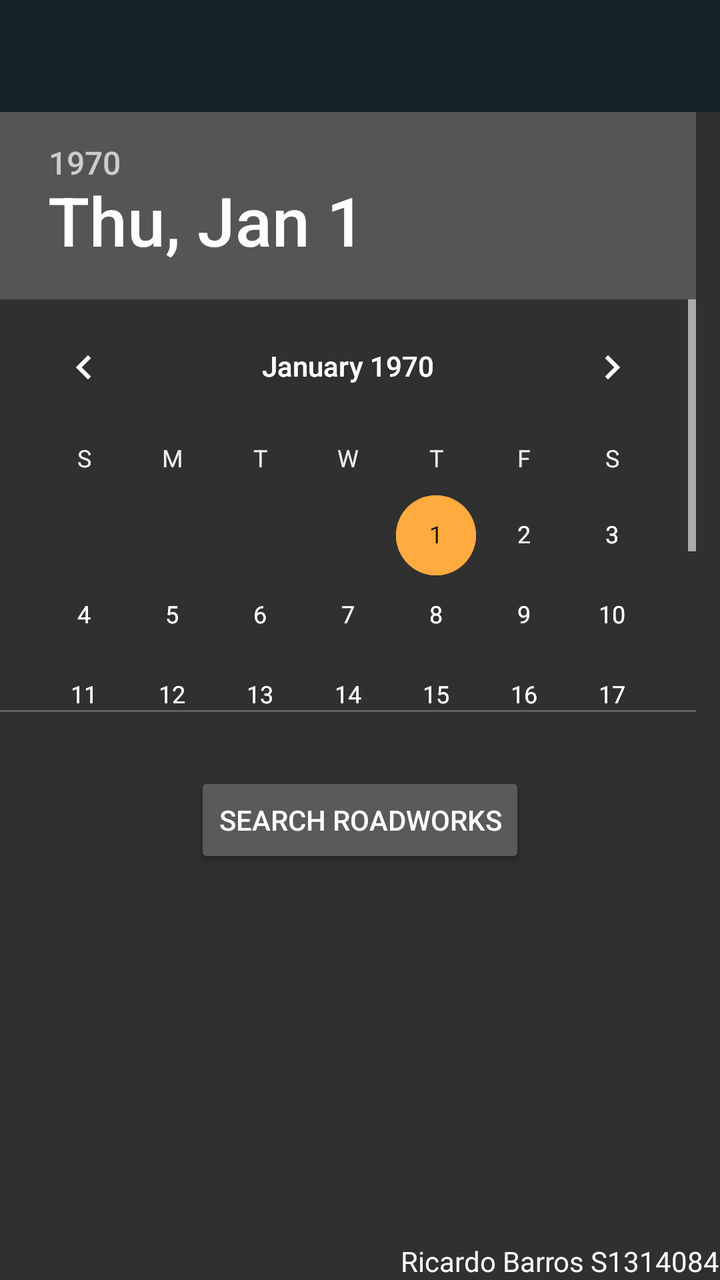
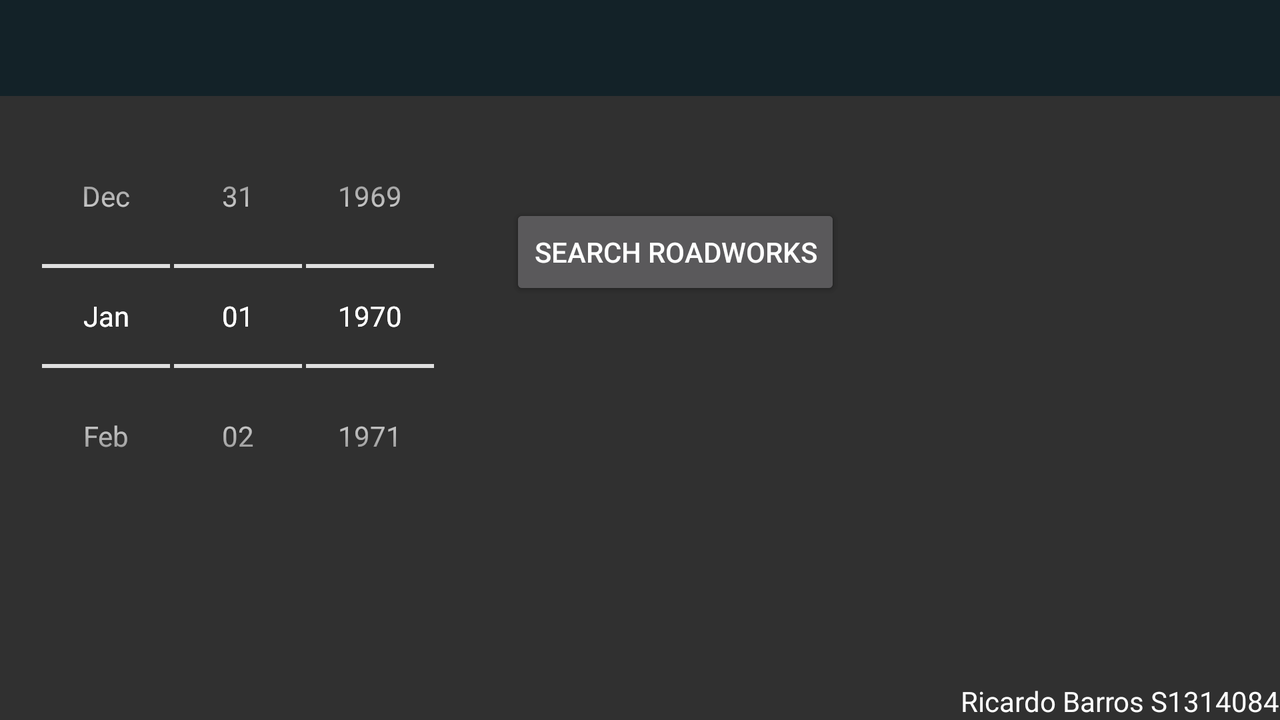

The same Android screen from two of the app's own layout files: first res/layout/ as a phone draws it, then the author's variant for another configuration, drawn on a device whose configuration selects that folder. Both files follow.
<!-- AndroidManifest.xml: application theme MaterialTheme -->
<!-- res/layout/activity_tabs2.xml -->
<?xml version="1.0" encoding="utf-8"?>
<LinearLayout xmlns:android="http://schemas.android.com/apk/res/android"
    android:layout_width="match_parent"
    android:layout_height="match_parent"
    android:orientation="vertical">



    <android.support.v7.widget.Toolbar
        android:layout_width="match_parent"
        android:layout_height="wrap_content"
        android:background="#132228" />


    <TabHost
        android:layout_width="match_parent"
        android:layout_height="wrap_content"
        android:id="@+id/tabHost"
        android:layout_weight="1">

        <LinearLayout
            android:layout_width="match_parent"
            android:layout_height="match_parent"
            android:orientation="vertical">

            <TabWidget
                android:id="@android:id/tabs"
                android:layout_width="match_parent"
                android:layout_height="wrap_content"
                android:background="#3f606e">

            </TabWidget>

            <FrameLayout
                android:id="@android:id/tabcontent"
                android:layout_width="match_parent"
                android:layout_height="match_parent">

                <LinearLayout
                    android:id="@+id/linearLayout2"
                    android:layout_width="match_parent"
                    android:layout_height="match_parent"
                    android:orientation="vertical">

                    <DatePicker
                        android:id="@+id/roadWorksDatePicker"
                        android:layout_width="match_parent"
                        android:layout_height="300dp"
                        android:spinnersShown="false"
                        android:calendarViewShown="true"
                        android:layout_gravity="center"
                        />

                    <ProgressBar
                        style="?android:attr/progressBarStyleLarge"
                        android:layout_width="wrap_content"
                        android:layout_height="wrap_content"
                        android:id="@+id/progressBar"
                        android:layout_gravity="center_horizontal"
                        android:indeterminateOnly="false" />

                    <Button
                        android:id="@+id/searchRoadWorks"
                        android:layout_width="wrap_content"
                        android:layout_height="wrap_content"
                        android:text="Search Roadworks"
                        android:layout_gravity="center"
                        android:layout_marginTop="30dp"
                        />

                    <TextView
                        android:layout_width="wrap_content"
                        android:layout_height="wrap_content"
                        android:text=""
                        android:textSize="20dp"
                        android:layout_gravity="center"
                        android:padding="10dp"
                        android:id="@+id/noRoadworks"/>

                </LinearLayout>

                <LinearLayout
                    android:id="@+id/linearLayout3"
                    android:layout_width="match_parent"
                    android:layout_height="match_parent"
                    android:orientation="vertical">

                    <DatePicker
                        android:id="@+id/plannedWorksDatePicker"
                        android:layout_width="match_parent"
                        android:layout_height="300dp"
                        android:spinnersShown="false"
                        android:calendarViewShown="true"
                        android:layout_gravity="center"
                        />

                    <Button
                        android:id="@+id/searchPlannedWorks"
                        android:layout_width="wrap_content"
                        android:layout_height="wrap_content"
                        android:text="Search Roadworks"
                        android:layout_gravity="center"
                        android:layout_marginTop="30dp"
                        />
                    <TextView
                        android:layout_width="wrap_content"
                        android:layout_height="wrap_content"
                        android:text=""
                        android:textSize="20dp"
                        android:layout_gravity="center"
                        android:padding="10dp"
                        android:id="@+id/noPlannedRoadworks"/>



                </LinearLayout>


            </FrameLayout>
        </LinearLayout>
    </TabHost>

    <TextView
        android:layout_width="wrap_content"
        android:layout_height="wrap_content"
        android:text="Ricardo Barros S1314084"
        android:textColor="#ffffffff"
        android:layout_gravity="end"/>
</LinearLayout>
<!-- resources referenced by this layout -->
<resources>
  <style name="MaterialTheme" parent="@style/Theme.AppCompat.NoActionBar">
  
  
      </style>
</resources>
<!-- res/layout-land/activity_tabs2.xml (the author's variant of the layout above) -->
<!-- drawn on the phone turned sideways -->
<?xml version="1.0" encoding="utf-8"?>
<LinearLayout xmlns:android="http://schemas.android.com/apk/res/android"
    android:layout_width="match_parent"
    android:layout_height="match_parent"
    android:orientation="vertical">



    <android.support.v7.widget.Toolbar
        android:layout_width="match_parent"
        android:layout_height="wrap_content"
        android:background="#132228" />


    <TabHost
        android:layout_width="match_parent"
        android:layout_height="wrap_content"
        android:id="@+id/tabHost"
        android:layout_weight="1">

        <LinearLayout
            android:layout_width="match_parent"
            android:layout_height="match_parent"
            android:orientation="vertical">

            <TabWidget
                android:id="@android:id/tabs"
                android:layout_width="match_parent"
                android:layout_height="wrap_content"
                android:background="#3f606e">

            </TabWidget>

            <FrameLayout
                android:id="@android:id/tabcontent"
                android:layout_width="match_parent"
                android:layout_height="match_parent">

                <RelativeLayout
                    android:id="@+id/linearLayout2"
                    android:layout_width="match_parent"
                    android:layout_height="match_parent"
                    >

                    <DatePicker
                        android:id="@+id/roadWorksDatePicker"
                        android:layout_width="wrap_content"
                        android:layout_height="wrap_content"
                        android:spinnersShown="false"
                        android:calendarViewShown="false"
                        style="@android:style/Widget.DatePicker"
                        android:padding="20dp"
                        />

                    <ProgressBar
                        style="?android:attr/progressBarStyleLarge"
                        android:layout_width="wrap_content"
                        android:layout_height="wrap_content"
                        android:id="@+id/progressBar"
                        android:layout_gravity="center_horizontal"
                        android:indeterminateOnly="false" />

                    <TextView
                        android:layout_width="wrap_content"
                        android:layout_height="wrap_content"
                        android:text=""
                        android:textSize="20dp"
                        android:layout_gravity="bottom"
                        android:padding="10dp"
                        android:id="@+id/noRoadworks"
                        android:layout_alignParentBottom="true"
                        android:layout_centerHorizontal="true"
                        android:layout_marginBottom="22dp" />

                    <Button
                        android:id="@+id/searchRoadWorks"
                        android:layout_width="wrap_content"
                        android:layout_height="wrap_content"
                        android:text="Search Roadworks"

                        android:layout_marginTop="54dp"
                        android:layout_below="@+id/progressBar"
                        android:layout_toEndOf="@+id/roadWorksDatePicker"
                        android:layout_marginStart="17dp" />

                </RelativeLayout>

                <RelativeLayout
                    android:id="@+id/linearLayout3"
                    android:layout_width="match_parent"
                    android:layout_height="match_parent"
                    android:orientation="horizontal">

                    <DatePicker
                        android:id="@+id/plannedWorksDatePicker"
                        android:layout_width="wrap_content"
                        android:layout_height="wrap_content"
                        android:spinnersShown="false"
                        android:calendarViewShown="false"
                        style="@android:style/Widget.DatePicker"
                        android:padding="20dp"
                        />

                    <TextView
                        android:layout_width="wrap_content"
                        android:layout_height="wrap_content"
                        android:text=""
                        android:textSize="20dp"
                        android:layout_gravity="bottom"
                        android:padding="10dp"
                        android:id="@+id/noPlannedRoadworks"
                        android:layout_alignParentBottom="true"
                        android:layout_centerHorizontal="true"
                        android:layout_marginBottom="22dp" />

                    <Button
                        android:id="@+id/searchPlannedWorks"
                        android:layout_width="wrap_content"
                        android:layout_height="wrap_content"
                        android:text="Search Roadworks"

                        android:layout_marginTop="54dp"
                        android:layout_toEndOf="@+id/plannedWorksDatePicker"
                        android:layout_marginStart="17dp" />

                </RelativeLayout>


            </FrameLayout>
        </LinearLayout>
    </TabHost>
    <TextView
        android:layout_width="wrap_content"
        android:layout_height="wrap_content"
        android:text="Ricardo Barros S1314084"
        android:textColor="#ffffffff"
        android:layout_gravity="end"/>
</LinearLayout>
